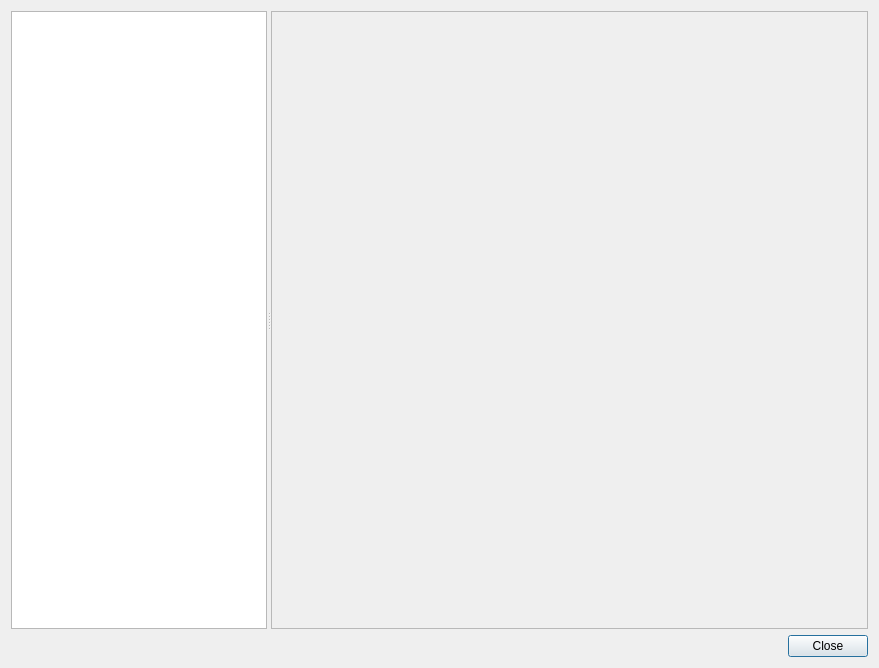
<?xml version="1.0" encoding="UTF-8"?>
<ui version="4.0">
 <class>GMapDlg</class>
 <widget class="QDialog" name="GMapDlg">
  <property name="geometry">
   <rect>
    <x>0</x>
    <y>0</y>
    <width>879</width>
    <height>668</height>
   </rect>
  </property>
  <property name="windowTitle">
   <string>Dialog</string>
  </property>
  <layout class="QGridLayout" name="gridLayout">
   <item row="0" column="0">
    <layout class="QVBoxLayout" name="verticalLayout">
     <item>
      <widget class="QSplitter" name="splitter">
       <property name="orientation">
        <enum>Qt::Horizontal</enum>
       </property>
       <widget class="QTreeView" name="treeView"/>
       <widget class="QFrame" name="frame">
        <property name="sizePolicy">
         <sizepolicy hsizetype="Preferred" vsizetype="Preferred">
          <horstretch>10</horstretch>
          <verstretch>0</verstretch>
         </sizepolicy>
        </property>
        <property name="minimumSize">
         <size>
          <width>20</width>
          <height>20</height>
         </size>
        </property>
        <property name="frameShape">
         <enum>QFrame::StyledPanel</enum>
        </property>
        <property name="frameShadow">
         <enum>QFrame::Raised</enum>
        </property>
       </widget>
      </widget>
     </item>
     <item>
      <widget class="QDialogButtonBox" name="buttonBox">
       <property name="orientation">
        <enum>Qt::Horizontal</enum>
       </property>
       <property name="standardButtons">
        <set>QDialogButtonBox::Close</set>
       </property>
      </widget>
     </item>
    </layout>
   </item>
  </layout>
 </widget>
 <resources/>
 <connections>
  <connection>
   <sender>buttonBox</sender>
   <signal>accepted()</signal>
   <receiver>GMapDlg</receiver>
   <slot>accept()</slot>
   <hints>
    <hint type="sourcelabel">
     <x>248</x>
     <y>254</y>
    </hint>
    <hint type="destinationlabel">
     <x>157</x>
     <y>274</y>
    </hint>
   </hints>
  </connection>
  <connection>
   <sender>buttonBox</sender>
   <signal>rejected()</signal>
   <receiver>GMapDlg</receiver>
   <slot>reject()</slot>
   <hints>
    <hint type="sourcelabel">
     <x>316</x>
     <y>260</y>
    </hint>
    <hint type="destinationlabel">
     <x>286</x>
     <y>274</y>
    </hint>
   </hints>
  </connection>
 </connections>
</ui>
